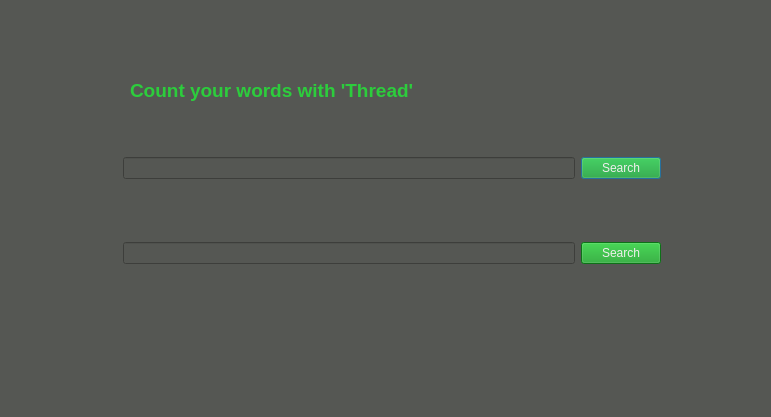
<?xml version="1.0" encoding="UTF-8"?>
<ui version="4.0">
 <class>SecWindow</class>
 <widget class="QDialog" name="SecWindow">
  <property name="geometry">
   <rect>
    <x>0</x>
    <y>0</y>
    <width>771</width>
    <height>417</height>
   </rect>
  </property>
  <property name="windowTitle">
   <string>Dialog</string>
  </property>
  <property name="styleSheet">
   <string notr="true">background-color: rgb(85, 87, 83);
</string>
  </property>
  <widget class="QWidget" name="layoutWidget">
   <property name="geometry">
    <rect>
     <x>110</x>
     <y>100</y>
     <width>551</width>
     <height>221</height>
    </rect>
   </property>
   <layout class="QVBoxLayout" name="verticalLayout">
    <item>
     <layout class="QHBoxLayout" name="horizontalLayout">
      <item>
       <widget class="QLabel" name="s1Lbl">
        <property name="styleSheet">
         <string notr="true">color: rgb(238, 238, 236);</string>
        </property>
        <property name="text">
         <string/>
        </property>
       </widget>
      </item>
      <item>
       <widget class="QLineEdit" name="s1Txt">
        <property name="styleSheet">
         <string notr="true">color: rgb(238, 238, 236);</string>
        </property>
        <property name="text">
         <string/>
        </property>
       </widget>
      </item>
      <item>
       <widget class="QPushButton" name="pushButton_search">
        <property name="styleSheet">
         <string notr="true">font: 57 11pt &quot;Ubuntu&quot;;
background-color: rgb(18, 158, 32);
color: rgb(238, 238, 236);</string>
        </property>
        <property name="text">
         <string>Search</string>
        </property>
       </widget>
      </item>
     </layout>
    </item>
    <item>
     <layout class="QHBoxLayout" name="horizontalLayout_2">
      <item>
       <widget class="QLabel" name="s2Lbl">
        <property name="styleSheet">
         <string notr="true">color: rgb(238, 238, 236);</string>
        </property>
        <property name="text">
         <string/>
        </property>
       </widget>
      </item>
      <item>
       <widget class="QLineEdit" name="s2Txt">
        <property name="styleSheet">
         <string notr="true">color: rgb(238, 238, 236);</string>
        </property>
        <property name="text">
         <string/>
        </property>
       </widget>
      </item>
      <item>
       <widget class="QPushButton" name="pushButton_search2">
        <property name="styleSheet">
         <string notr="true">font: 57 11pt &quot;Ubuntu&quot;;
background-color: rgb(18, 158, 32);
color: rgb(238, 238, 236);</string>
        </property>
        <property name="text">
         <string>Search</string>
        </property>
       </widget>
      </item>
     </layout>
    </item>
   </layout>
  </widget>
  <widget class="QLabel" name="label">
   <property name="geometry">
    <rect>
     <x>130</x>
     <y>70</y>
     <width>291</width>
     <height>41</height>
    </rect>
   </property>
   <property name="styleSheet">
    <string notr="true">color: rgb(44, 205, 60);</string>
   </property>
   <property name="text">
    <string>&lt;html&gt;&lt;head/&gt;&lt;body&gt;&lt;p&gt;&lt;span style=&quot; font-size:14pt; font-weight:600;&quot;&gt;Count your words with 'Thread'&lt;/span&gt;&lt;/p&gt;&lt;/body&gt;&lt;/html&gt;</string>
   </property>
  </widget>
 </widget>
 <resources/>
 <connections/>
</ui>
